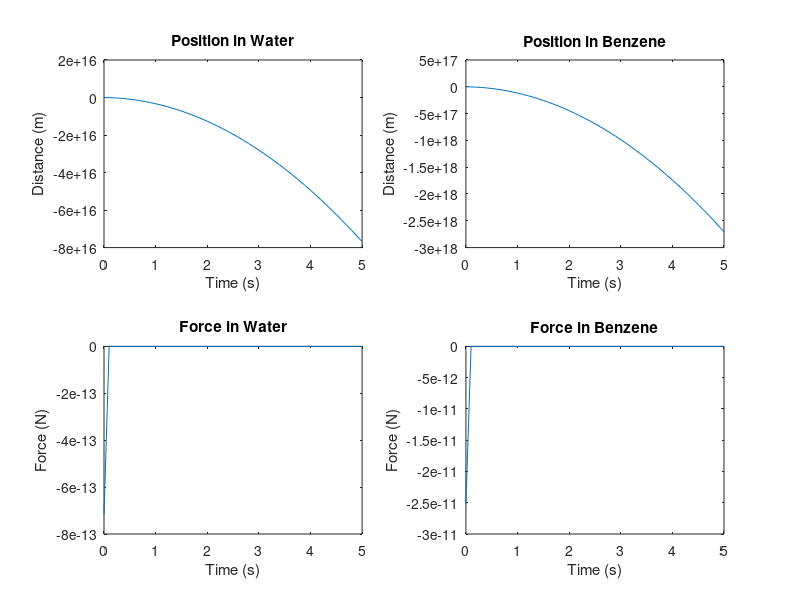

The MATLAB source for this figure:
%The following code simulates the motion of Na+ and Cl- ions in both
%Benezene and water. The code will generate subplots of Force and
%Displacement with respect to time in both Benezene and water.



clear all                                           %Clear all stored data 
clc                                                 %Clear screen

E1=80.4;                                            %Relative Dielectric Constant(Water)
E2=2.284;                                           %Relative Dielectric Constant(Benzene)
E0=8.8542e-12;                                      %Dielectric Constant in vacuum
Q1=1.6022e-19;                                      %Charge of Na+
Q2=-1.6022e-19;                                     %Charge of Cl-
m=1.1903e-28;                                       %Effective mass (same for both ions)

t=linspace(0,5,51);                                 %Time vector for 0-5 seconds

%%Calculation for Water

%%Constructing dummy zero matrices:
r1=zeros(1,51);                                     %Displacement
v1=zeros(1,51);                                     %Velocity
F1=zeros(1,51);                                     %Force in Water

%%Setting initial values for velocity, displacement and force:
v1(1,1)=0; 
r1(1,1)=2e-9;
F1(1,1)=(Q1*Q2)/((4*pi*E0*E1)*(r1(1,1)^2));

%%Constructing for-loop for 50 integration steps:
for n=1:50
dt=n*0.1;                                           %Time intervals
v1(1,n+1)=v1(1,n)+((F1(1,n)/m)*dt);                 %Velocity matrix calculation
r1(1,n+1)=r1(1,n)+(v1(1,n+1)*dt);                   %Displacement matrix calculation
F1(1,n+1)=(Q1*Q2)/((4*pi*E0*E1)*((r1(1,n+1))^2));   %Force matrix calculation
end

%%Calculation for Benzene

%%Constructing dummy zero matrices:
r2=zeros(1,51);                                     %Displacement
v2=zeros(1,51);                                     %Velocity
F2=zeros(1,51);                                     %Force in Water

%%Setting initial values for velocity, displacement and force:
v2(1,1)=0; 
r2(1,1)=2e-9;
F2(1,1)=(Q1*Q2)/((4*pi*E0*E2)*(r2(1,1)^2));

%%Constructing for-loop for 50 integration steps:
for n=1:50
dt=n*0.1;                                           %Time intervals
v2(1,n+1)=v2(1,n)+((F2(1,n)/m)*dt);                 %Velocity matrix calculation
r2(1,n+1)=r2(1,n)+(v2(1,n+1)*dt);                   %Displacement matrix calculation
F2(1,n+1)=(Q1*Q2)/((4*pi*E0*E2)*((r2(1,n+1))^2));   %Force matrix calculation
end

%%Plotting graph

%Plotting graph for Position in Water:
subplot(2,2,1); 
plot(t,r1);
xlabel('Time (s)'),ylabel('Distance (m)');
title('Position in Water');

%Plotting graph for Force in Water:
subplot(2,2,3);
plot(t,F1),xlabel('Time (s)'),ylabel('Force (N)');
title('Force in Water');

%Plotting graph for Position in Benzene:
subplot(2,2,2); 
plot(t,r2);
xlabel('Time (s)'),ylabel('Distance (m)');
title('Position in Benzene');

%Plotting graph for Force in Benzene:
subplot(2,2,4);
plot(t,F2);
xlabel('Time (s)'),ylabel('Force (N)');
title('Force in Benzene');
